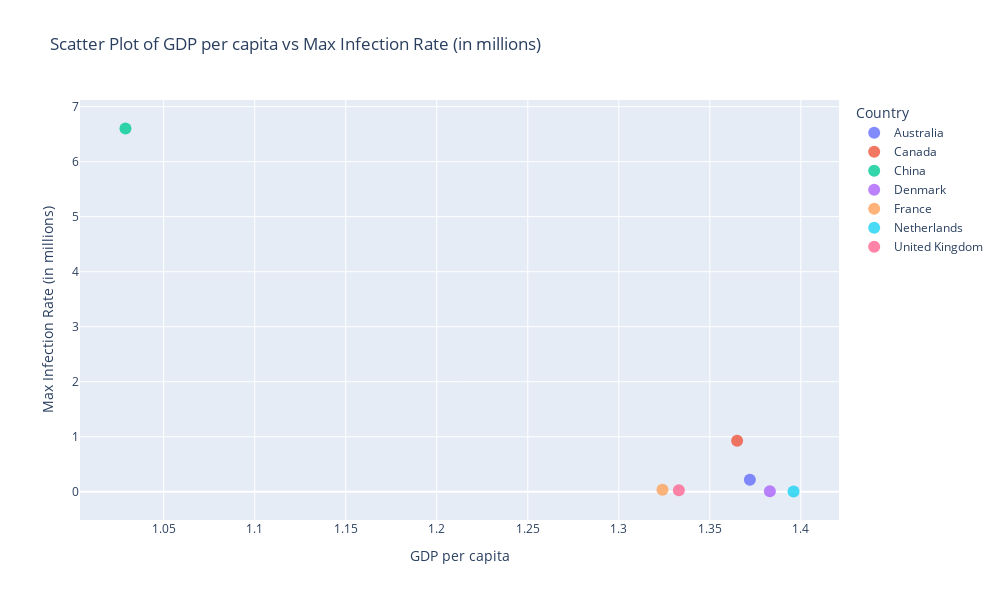

Notebook cell for this chart:
### Code cell
fig = px.scatter(
    plot_data,
    x='GDP per capita',
    y='max_infection_rate',
    labels={
        'GDP per capita': 'GDP per capita',
        'max_infection_rate': 'Max Infection Rate (in millions)'
    },
    title='Scatter Plot of GDP per capita vs Max Infection Rate (in millions)',
    color=plot_data.index
)

fig.update_layout(
    autosize=False,
    width=1000,  
    height=600,  
    legend_title_text='Country'
)

fig.update_traces(marker=dict(size=12, opacity=0.8), selector=dict(mode='markers'))
fig.update_layout(showlegend=True)

fig.show()

### Figure 1 — Plotly figure (JSON) as saved in the notebook; plotly's stock layout.template omitted (floating-point values rounded to 4 significant figures)
{"data": [{"hovertemplate": "index=Australia<br>GDP per capita=%{x}<br>Max Infection Rate (in millions)=%{y}<extra></extra>", "legendgroup": "Australia", "marker": {"color": "#636efa", "opacity": 0.8, "size": 12, "symbol": "circle"}, "mode": "markers", "name": "Australia", "orientation": "h", "showlegend": true, "type": "scatter", "x": [1.372], "xaxis": "x", "y": [0.2176], "yaxis": "y"}, {"hovertemplate": "index=Canada<br>GDP per capita=%{x}<br>Max Infection Rate (in millions)=%{y}<extra></extra>", "legendgroup": "Canada", "marker": {"color": "#EF553B", "opacity": 0.8, "size": 12, "symbol": "circle"}, "mode": "markers", "name": "Canada", "orientation": "h", "showlegend": true, "type": "scatter", "x": [1.365], "xaxis": "x", "y": [0.9277], "yaxis": "y"}, {"hovertemplate": "index=China<br>GDP per capita=%{x}<br>Max Infection Rate (in millions)=%{y}<extra></extra>", "legendgroup": "China", "marker": {"color": "#00cc96", "opacity": 0.8, "size": 12, "symbol": "circle"}, "mode": "markers", "name": "China", "orientation": "h", "showlegend": true, "type": "scatter", "x": [1.029], "xaxis": "x", "y": [6.603], "yaxis": "y"}, {"hovertemplate": "index=Denmark<br>GDP per capita=%{x}<br>Max Infection Rate (in millions)=%{y}<extra></extra>", "legendgroup": "Denmark", "marker": {"color": "#ab63fa", "opacity": 0.8, "size": 12, "symbol": "circle"}, "mode": "markers", "name": "Denmark", "orientation": "h", "showlegend": true, "type": "scatter", "x": [1.383], "xaxis": "x", "y": [0.007557], "yaxis": "y"}, {"hovertemplate": "index=France<br>GDP per capita=%{x}<br>Max Infection Rate (in millions)=%{y}<extra></extra>", "legendgroup": "France", "marker": {"color": "#FFA15A", "opacity": 0.8, "size": 12, "symbol": "circle"}, "mode": "markers", "name": "France", "orientation": "h", "showlegend": true, "type": "scatter", "x": [1.324], "xaxis": "x", "y": [0.03795], "yaxis": "y"}, {"hovertemplate": "index=Netherlands<br>GDP per capita=%{x}<br>Max Infection Rate (in millions)=%{y}<extra></extra>", "legendgroup": "Netherlands", "marker": {"color": "#19d3f3", "opacity": 0.8, "size": 12, "symbol": "circle"}, "mode": "markers", "name": "Netherlands", "orientation": "h", "showlegend": true, "type": "scatter", "x": [1.396], "xaxis": "x", "y": [0.005032], "yaxis": "y"}, {"hovertemplate": "index=United Kingdom<br>GDP per capita=%{x}<br>Max Infection Rate (in millions)=%{y}<extra></extra>", "legendgroup": "United Kingdom", "marker": {"color": "#FF6692", "opacity": 0.8, "size": 12, "symbol": "circle"}, "mode": "markers", "name": "United Kingdom", "orientation": "h", "showlegend": true, "type": "scatter", "x": [1.333], "xaxis": "x", "y": [0.02913], "yaxis": "y"}], "layout": {"autosize": false, "height": 600, "legend": {"title": {"text": "Country"}, "tracegroupgap": 0}, "showlegend": true, "title": {"text": "Scatter Plot of GDP per capita vs Max Infection Rate (in millions)"}, "width": 1000, "xaxis": {"anchor": "y", "autorange": true, "domain": [0, 1], "range": [1.004, 1.421], "title": {"text": "GDP per capita"}, "type": "linear"}, "yaxis": {"anchor": "x", "autorange": true, "domain": [0, 1], "range": [-0.513, 7.121], "title": {"text": "Max Infection Rate (in millions)"}, "type": "linear"}}}
